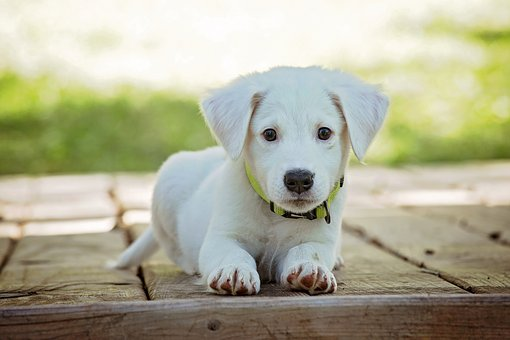
#> input picture images/puppy.jpg, 510 x 340 px
$ jupyter execute '25 - Histogram of Oriented Gradients.ipynb'
#> lines starting #> are read from the running program, lines starting #| are printed output that depends on the picture
## Histogram of Oriented Gradients

- http://stackoverflow.com/questions/6090399/get-hog-image-features-from-opencv-python
- http://www.juergenwiki.de/work/wiki/doku.php?id=public:hog_descriptor_computation_and_visualization

### NOTE:
Run this following block of code twice of the graphs to be displayed!

[cell 1]
import numpy as np
import cv2
import matplotlib.pyplot as plt

# Load image then grayscale
image = cv2.imread('images/puppy.jpg')
#> image is the input picture: shape (340, 510, 3); mean B, G, R 149.3, 174, 174.8
gray = cv2.cvtColor(image, cv2.COLOR_BGR2GRAY)
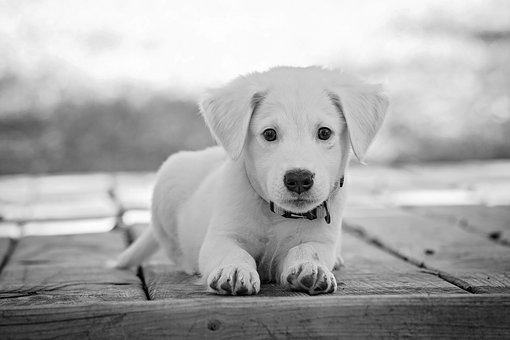
#> gray: shape (340, 510); min 0, max 255, mean 171.4

# Show original Image
cv2.imshow('Input Image', image)
cv2.waitKey(0)

# h x w in pixels
cell_size = (8, 8)

 # h x w in cells
block_size = (2, 2)

# number of orientation bins
nbins = 9

# Using OpenCV's HOG Descriptor
# winSize is the size of the image cropped to a multiple of the cell size
hog = cv2.HOGDescriptor(_winSize=(gray.shape[1] // cell_size[1] * cell_size[1],
                                  gray.shape[0] // cell_size[0] * cell_size[0]),
                        _blockSize=(block_size[1] * cell_size[1],
                                    block_size[0] * cell_size[0]),
                        _blockStride=(cell_size[1], cell_size[0]),
                        _cellSize=(cell_size[1], cell_size[0]),
                        _nbins=nbins)

# Create numpy array shape which we use to create hog_feats
n_cells = (gray.shape[0] // cell_size[0], gray.shape[1] // cell_size[1])
#> n_cells = (42, 63)

# We index blocks by rows first.
# hog_feats now contains the gradient amplitudes for each direction,
# for each cell of its group for each group. Indexing is by rows then columns.
hog_feats = hog.compute(gray).reshape(n_cells[1] - block_size[1] + 1,
                        n_cells[0] - block_size[0] + 1,
                        block_size[0], block_size[1], nbins).transpose((1, 0, 2, 3, 4))

# Create our gradients array with nbin dimensions to store gradient orientations
gradients = np.zeros((n_cells[0], n_cells[1], nbins))

# Create array of dimensions
cell_count = np.full((n_cells[0], n_cells[1], 1), 0, dtype=int)

# Block Normalization
for off_y in range(block_size[0]):
    for off_x in range(block_size[1]):
        gradients[off_y:n_cells[0] - block_size[0] + off_y + 1,
                  off_x:n_cells[1] - block_size[1] + off_x + 1] += \
            hog_feats[:, :, off_y, off_x, :]
        cell_count[off_y:n_cells[0] - block_size[0] + off_y + 1,
                   off_x:n_cells[1] - block_size[1] + off_x + 1] += 1
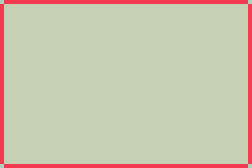
#> cell_count: shape (42, 63, 1) int64 (shown 4 times larger); 3 distinct labels, from 1 to 4; one colour per label, 0 black

# Average gradients
gradients /= cell_count

# Plot HOGs using Matplotlib
# angle is 360 / nbins * direction
color_bins = 5
plt.pcolor(gradients[:, :, color_bins])
plt.gca().invert_yaxis()
plt.gca().set_aspect('equal', adjustable='box')
plt.colorbar()
plt.show()
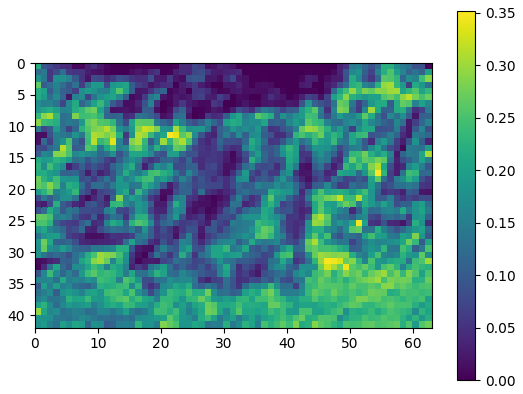
#> figure drawn by matplotlib, 2 panels
cv2.destroyAllWindows()
